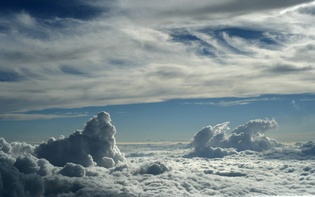
%> input picture src/singnal statiscal/color transfer/data/10.jpg, 315 x 197 px, shrunk from 1440 x 900 before the run
$ octave testReinhardSeql.m   (GNU Octave 9; MATLAB toolbox functions it lacks are replaced by stand-ins)
%> lines starting %> are read from the running program, lines starting %| are printed output that depends on the picture
### src/singnal statiscal/color transfer/stpReinhardSeq.m
function [ otrgb, outImg] = stpReinhardSeq(spaths, tpath, N, M)
%> called with tpath = 'data\\10.jpg', N = 25, M = 12
%% 迁移过程

    %% 读取并转换颜色空间
    otrgb = imread(tpath);
%> otrgb is the input picture: size 197x315x3 uint8; mean R, G, B 124.2, 138.6, 142.9
    [tm, tn, ~] = size(otrgb);
%> tm = 197; tn = 315

    dtlab = stpRgb2Lab(otrgb);
%> in stpRgb2Lab, `B = rgbimg(:, :, 3);`:
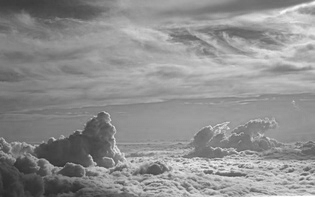
%> B: size 197x315 double; min 0.161, max 1, mean 0.56
%> in stpRgb2Lab, `XT = X > T;`: XT = 62055 logical values, 62055 true
%> in stpRgb2Lab, `labimg = cat(3, L, a, b);`:
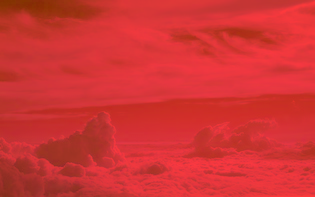
%> labimg: size 197x315x3 double; mean R, G, B 76.8, -3, -3.3; drawn with min black and max white
    tlab = reshape(dtlab, tm*tn, 3);
    tmean = mean(tlab);
%> tmean = [76.77 -2.98 -3.27]
    tstd = std(tlab);
%> tstd = [11.15 1.58 5.2]

    nBImg = length(spaths);
    slab = cell(1, nBImg);
    dims = zeros(nBImg, 3);
    smean = zeros(nBImg, 3);
    sstd = zeros(nBImg, 3);

    outImg = cell(1, nBImg);

    % 存储系数， al, bl, cl; aa, ba, ca; ab, bb, cb;
    uCoef = zeros(3, 3);
    vCoef = zeros(3, 3);

    for i = 1 : nBImg
        temp = imread( spaths{i} );
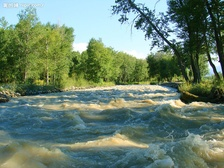
%> input picture src/singnal statiscal/color transfer/data/7.jpg, 224 x 168 px, shrunk from 1024 x 768 before the run
%> temp is the input picture: size 168x224x3 uint8; mean R, G, B 107.2, 130.3, 111.7
        temp = stpRgb2Lab(temp);
%> in stpRgb2Lab (call 2), `B = rgbimg(:, :, 3);`:
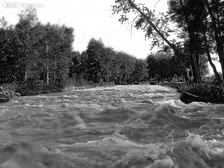
%> B: size 168x224 double; min 0, max 1, mean 0.438
%> in stpRgb2Lab (call 2), `XT = X > T;`: XT = 37632 logical values, 37631 true
%> in stpRgb2Lab (call 2), `ZT = Z > T;`: ZT = 37632 logical values, 37618 true
%> in stpRgb2Lab (call 2), `a = reshape(a, M, N);`:
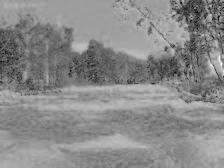
%> a: size 168x224 double; min -34.61, max 12.18, mean -9.3; drawn with min black and max white
%> in stpRgb2Lab (call 2), `b = reshape(b, M, N);`:
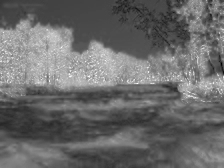
%> b: size 168x224 double; min -31.68, max 60.46, mean 6.8; drawn with min black and max white
%> in stpRgb2Lab (call 2), `labimg = cat(3, L, a, b);`:
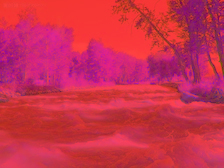
%> labimg: size 168x224x3 double; mean R, G, B 72.5, -9.3, 6.8; drawn with min black and max white

        dims(i, :) = size(temp);
        slab{i} = reshape(temp, dims(i,1)*dims(i,2), 3);
        smean(i, :) = mean( slab{i} );
        sstd(i, :) = std( slab{i} );
    end
%> pass 2 of the loop in stpReinhardSeq, `for i = 1 : nBImg`:
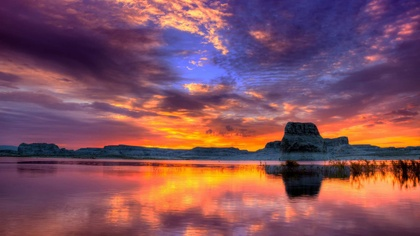
%> input picture src/singnal statiscal/color transfer/data/13.jpg, 420 x 236 px, shrunk from 1920 x 1080 before the run
%> in stpReinhardSeq, temp is the input picture: size 236x420x3 uint8; mean R, G, B 130.6, 80.4, 94.1
%> rgbimg: size 236x420x3 double
%> R: size 236x420 double
%> G: size 236x420 double
%> in stpRgb2Lab (call 3), `B = rgbimg(:, :, 3);`:
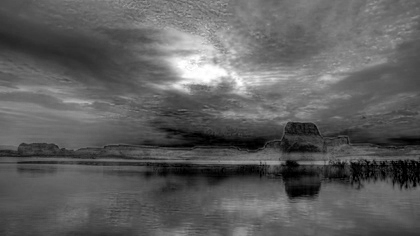
%> B: size 236x420 double; min 0, max 1, mean 0.369
%> XT = 99120 logical values, 99026 true
%> YT = 99120 logical values, 98994 true
%> ZT = 99120 logical values, 98884 true
%> L: size 236x420 double
%> in stpRgb2Lab (call 3), `labimg = cat(3, L, a, b);`:
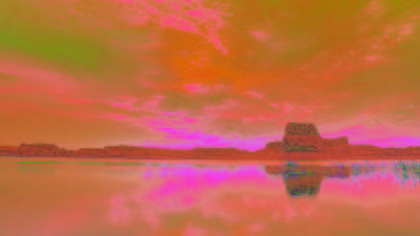
%> labimg: size 236x420x3 double; mean R, G, B 64.6, 16.2, -1.4; drawn with min black and max white
%> pass 3 of the loop in stpReinhardSeq, `for i = 1 : nBImg`:
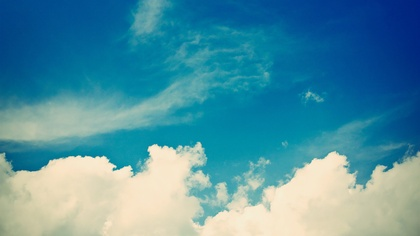
%> input picture src/singnal statiscal/color transfer/data/22.jpg, 420 x 236 px, shrunk from 1920 x 1080 before the run
%> in stpReinhardSeq, temp is the input picture: size 236x420x3 uint8; mean R, G, B 80.5, 145.4, 162.5
%> in stpRgb2Lab (call 4), `B = rgbimg(:, :, 3);`:
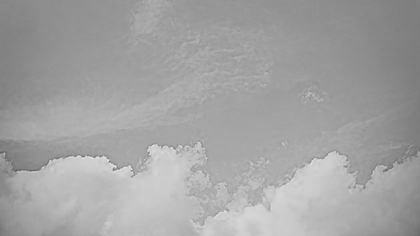
%> B: size 236x420 double; min 0.357, max 0.933, mean 0.637
%> XT = 99120 logical values, 99120 true
%> in stpRgb2Lab (call 4), `labimg = cat(3, L, a, b);`:
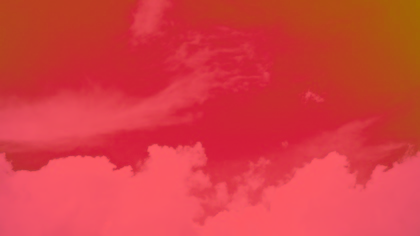
%> labimg: size 236x420x3 double; mean R, G, B 75.3, -15.6, -13.1; drawn with min black and max white

    % 计算系数
    for i = 1 : 3
        [uCoef(i, 1), uCoef(i, 2), uCoef(i, 3)] = stpParabola(1, smean(1, i), M, smean(2, i), N, smean(3, i));
        [vCoef(i, 1), vCoef(i, 2), vCoef(i, 3)] = stpParabola(1, sstd(1, i), M, sstd(2, i), N, sstd(3, i));
    end
%> this loop made 3 passes
%> after the loop, uCoef = [0.0644 -1.56 74.02; -0.199 4.91 -14; -0.00622 -0.668 7.46]; vCoef = [0.0124 -0.403 16.24; 0.00579 0.124 5.11; -0.0455 1.26 13.23]

    %% 绘制曲线
    figure;
%> the run ends on the next line
    stpPlotParabola(uCoef(1, 1), b, c, sp, color)

    dtlab(:, :, 1) = dtlab(:, :, 1) - tmean(1);
    dtlab(:, :, 2) = dtlab(:, :, 2) - tmean(2);
    dtlab(:, :, 3) = dtlab(:, :, 3) - tmean(3);

    lab = zeros(tm, tn, 3);

    for i = 1 : N
        u = uCoef(:, 1) * i * i + uCoef(:, 2) * i + uCoef(:, 3);
        v = vCoef(:, 1) * i * i + vCoef(:, 2) * i + vCoef(:, 3);

%         u = smean(i, :);
%         v = sstd(i, :);

        lab(:, :, 1) = (v(1) / tstd(1)) * dtlab(:, :, 1) + u(1);
        lab(:, :, 2) = (v(2) / tstd(2)) * dtlab(:, :, 2) + u(2);
        lab(:, :, 3) = (v(3) / tstd(3)) * dtlab(:, :, 3) + u(3);

        outImg{i} = stpLab2Rgb(lab);
    end
%     % 整理得到
%     L = (stdsl / stdtl) * (tlab(:, :, 1) - mtl) + msl;
%     a = (stdsa / stdta) * (tlab(:, :, 2) - mta) + msa;
%     b = (stdsb / stdtb) * (tlab(:, :, 3) - mtb) + msb;

end

### src/singnal statiscal/color transfer/stpRgb2Lab.m
function labimg = stpRgb2Lab(rgbimg)
%% rgb 转换到 lab 颜色空间

    rgbimg = im2double(rgbimg);

    R = rgbimg(:, :, 1);
    G = rgbimg(:, :, 2);
    B = rgbimg(:, :, 3);

    if ((max(max(R)) > 1.0) || (max(max(G)) > 1.0) || (max(max(B)) > 1.0))
      R = R /255;
      G = G /255;
      B = B /255;
    end

    [M, N] = size(R);
    s = M*N;

    % Set a threshold
    T = 0.008856;

    RGB = [reshape(R, 1, s); reshape(G, 1, s); reshape(B, 1, s)];

    % RGB to XYZ
    MAT = [0.412453 0.357580 0.180423;
           0.212671 0.715160 0.072169;
           0.019334 0.119193 0.950227];
    XYZ = MAT * RGB;

    X = XYZ(1, :) / 0.950456;
    Y = XYZ(2, :);
    Z = XYZ(3, :) / 1.088754;

    XT = X > T;
    YT = Y > T;
    ZT = Z > T;

    fX = XT .* X.^(1/3) + (~XT) .* (7.787 .* X + 16/116);

    % Compute L
    Y3 = Y.^(1/3);
    fY = YT .* Y3 + (~YT) .* (7.787 .* Y + 16/116);
    L  = YT .* (116 * Y3 - 16.0) + (~YT) .* (903.3 * Y);

    fZ = ZT .* Z.^(1/3) + (~ZT) .* (7.787 .* Z + 16/116);

    % Compute a and b
    a = 500 * (fX - fY);
    b = 200 * (fY - fZ);

    L = reshape(L, M, N);
    a = reshape(a, M, N);
    b = reshape(b, M, N);

    labimg = cat(3, L, a, b);
end

### src/singnal statiscal/color transfer/stpParabola.m
function [ a, b, c ] = stpParabola(x1, y1, x2, y2, x3, y3)
% 计算抛物线的系数
    sx1 = x1 - x2;
    sx2 = x2 - x3;
    sx3 = x3 - x1;

    sy1 = y1 - y2;
    sy2 = y2 - y3;
    sy3 = y3 - y1;

    temp = sx1 * sx2 * sx3;

    a = (sy1 * -sx3 + sy3 * sx1) / -temp;
    b = (sy1 * (x1*x1 - x3*x3) + sy3 * (x1*x1 - x2*x2)) / temp;
    c = (y1*sx1*-sx3*sx2 + x1*x3*sy1*-sx3 - x1*x2*-sy3*sx1) / -temp;
end

### src/singnal statiscal/color transfer/testReinhardSeql.m
clear;
close all;
clc;

N = 25;
M = 12;

[ otrgb, outImg] = stpReinhardSeq({'data\\7.jpg', ...
